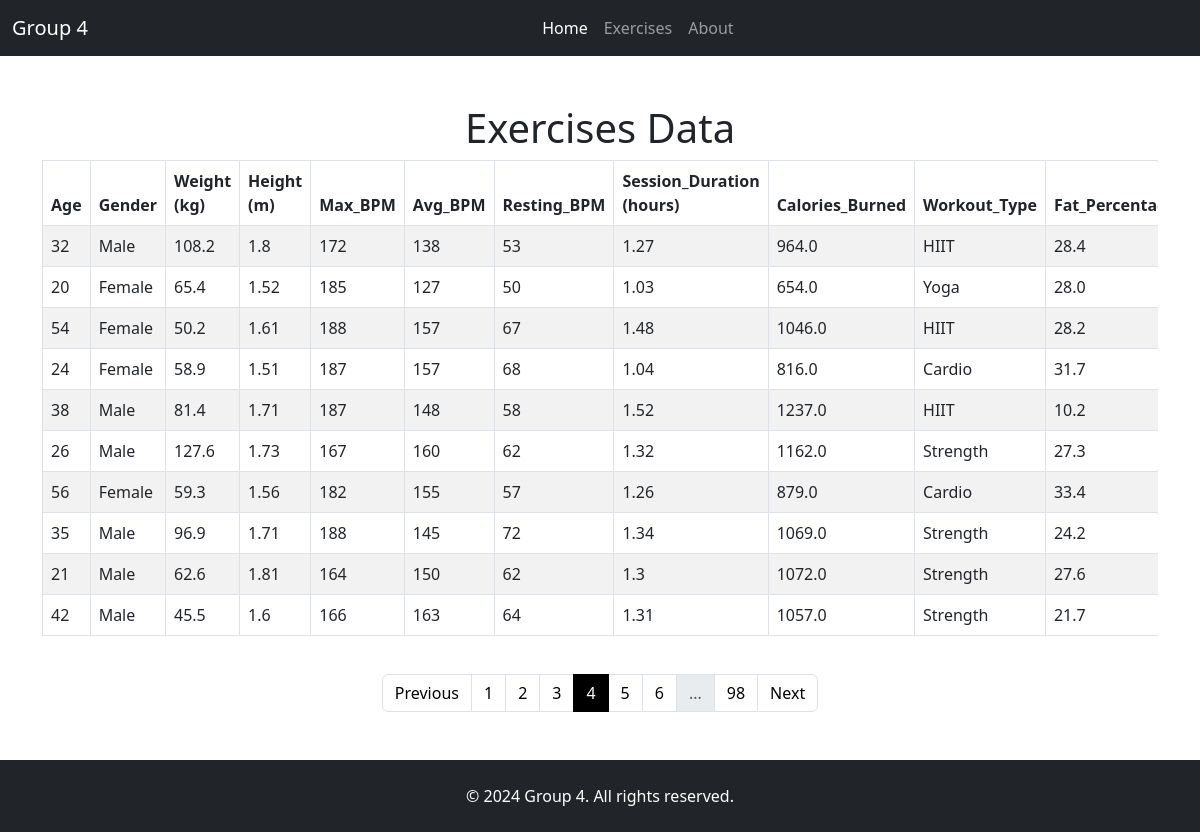
/?page=4, run on the app's committed database.
### tables this page shows
CREATE TABLE "exerices" (
"Age" INTEGER,
  "Gender" TEXT,
  "Weight (kg)" REAL,
  "Height (m)" REAL,
  "Max_BPM" INTEGER,
  "Avg_BPM" INTEGER,
  "Resting_BPM" INTEGER,
  "Session_Duration (hours)" REAL,
  "Calories_Burned" REAL,
  "Workout_Type" TEXT,
  "Fat_Percentage" REAL,
  "Water_Intake (liters)" REAL,
  "Workout_Frequency (days/week)" INTEGER,
  "Experience_Level" INTEGER,
  "BMI" REAL
);

### app.py (the view)
@app.route('/')
def index():
    page = int(request.args.get('page', 1))  # Get the current page number, default is 1
    per_page = 10  # Number of rows per page
    conn = get_db_connection()
    total_rows = conn.execute('SELECT COUNT(*) FROM exerices').fetchone()[0]
    total_pages = (total_rows + per_page - 1) // per_page  # Calculate total pages
    start = (page - 1) * per_page
    data = conn.execute('SELECT * FROM exerices LIMIT ? OFFSET ?', (per_page, start)).fetchall()
    conn.close()
    return render_template(
        'index.html',
        title="Home",
        data=data,
        page=page,
        total_pages=total_pages
    )

### app.py (called while the page is built)
def get_db_connection():
    conn = sqlite3.connect(DATABASE)
    conn.row_factory = sqlite3.Row
    return conn

### templates/index.html (shortened to what this page needs)
{% include 'header.html' %}
<div class="container mt-5">
    <h1 class="text-center">Exercises Data</h1>
    <div class="table-responsive">
        <table class="table table-striped table-bordered">
            <thead>
                <tr>
                    {% for column in data[0].keys() %}
                    <th>{{ column }}</th>
                    {% endfor %}
                </tr>
            </thead>
            <tbody>
                {% for row in data %}
                <tr>
                    {% for column in row.keys() %}
                    <td>{{ row[column] }}</td>
                    {% endfor %}
                </tr>
                {% endfor %}
            </tbody>
        </table>
    </div>
    <nav class="paginated">
        <ul class="pagination justify-content-center pagination_color">
            {% if page > 1 %}
            <li class="page-item">
                <a class="page-link" href="?page={{ page - 1 }}">Previous</a>
            </li>
            {% endif %}
            {% if page > 3 %}
            <li class="page-item">
                <a class="page-link" href="?page=1">1</a>
            </li>
            {% endif %}
            {% for p in range(page - 2, page + 3) %}
            {% if p > 0 and p <= total_pages %}
            <li class="page-item {% if p == page %}active{% endif %}">
                <a class="page-link" href="?page={{ p }}">{{ p }}</a>
            </li>
            {% endif %}
            {% endfor %}
            {% if page < total_pages - 2 %}
            {% if page < total_pages - 3 %}
            <li class="page-item disabled">
                <span class="page-link">...</span>
            </li>
            {% endif %}
            <li class="page-item">
                <a class="page-link" href="?page={{ total_pages }}">{{ total_pages }}</a>
            </li>
            {% endif %}
            {% if page < total_pages %}
            <li class="page-item">
                <a class="page-link" href="?page={{ page + 1 }}">Next</a>
            </li>
            {% endif %}
        </ul>
    </nav>
</div>
{% include 'footer.html' %}

### static/assets/css/custom.css (style rules this page uses)
.paginated { margin-top: 2%; }
.active>.page-link, .page-link.active { z-index: 3; color: #ffff; background-color: #000000 ; border-color: #000000; }
.page-link { color: black; }

### data on the page
exerices: Age "32" "Male" "108.2" "1.8" "172" "138" "53" "1.27" "964.0" "HIIT" "28.4"
exerices: Age "20" "Female" "65.4" "1.52" "185" "127" "50" "1.03" "654.0" "Yoga" "28.0"
exerices: Age "54" "Female" "50.2" "1.61" "188" "157" "67" "1.48" "1046.0" "HIIT" "28.2"
exerices: Age "24" "Female" "58.9" "1.51" "187" "157" "68" "1.04" "816.0" "Cardio" "31.7"
exerices: Age "38" "Male" "81.4" "1.71" "187" "148" "58" "1.52" "1237.0" "HIIT" "10.2"
exerices: Age "26" "Male" "127.6" "1.73" "167" "160" "62" "1.32" "1162.0" "Strength" "27.3"
exerices: Age "56" "Female" "59.3" "1.56" "182" "155" "57" "1.26" "879.0" "Cardio" "33.4"
exerices: Age "35" "Male" "96.9" "1.71" "188" "145" "72" "1.34" "1069.0" "Strength" "24.2"
exerices: Age "21" "Male" "62.6" "1.81" "164" "150" "62" "1.3" "1072.0" "Strength" "27.6"
exerices: Age "42" "Male" "45.5" "1.6" "166" "163" "64" "1.31" "1057.0" "Strength" "21.7"

### other printed values
{{ column }} "Age" "Gender" "Weight (kg)" "Height (m)" "Max_BPM" "Avg_BPM" "Resting_BPM" "Session_Duration (hours)" "Calories_Burned" "Workout_Type"
{{ p }} "2" "3" "4" "5" "6"
{{ total_pages }} "98"
